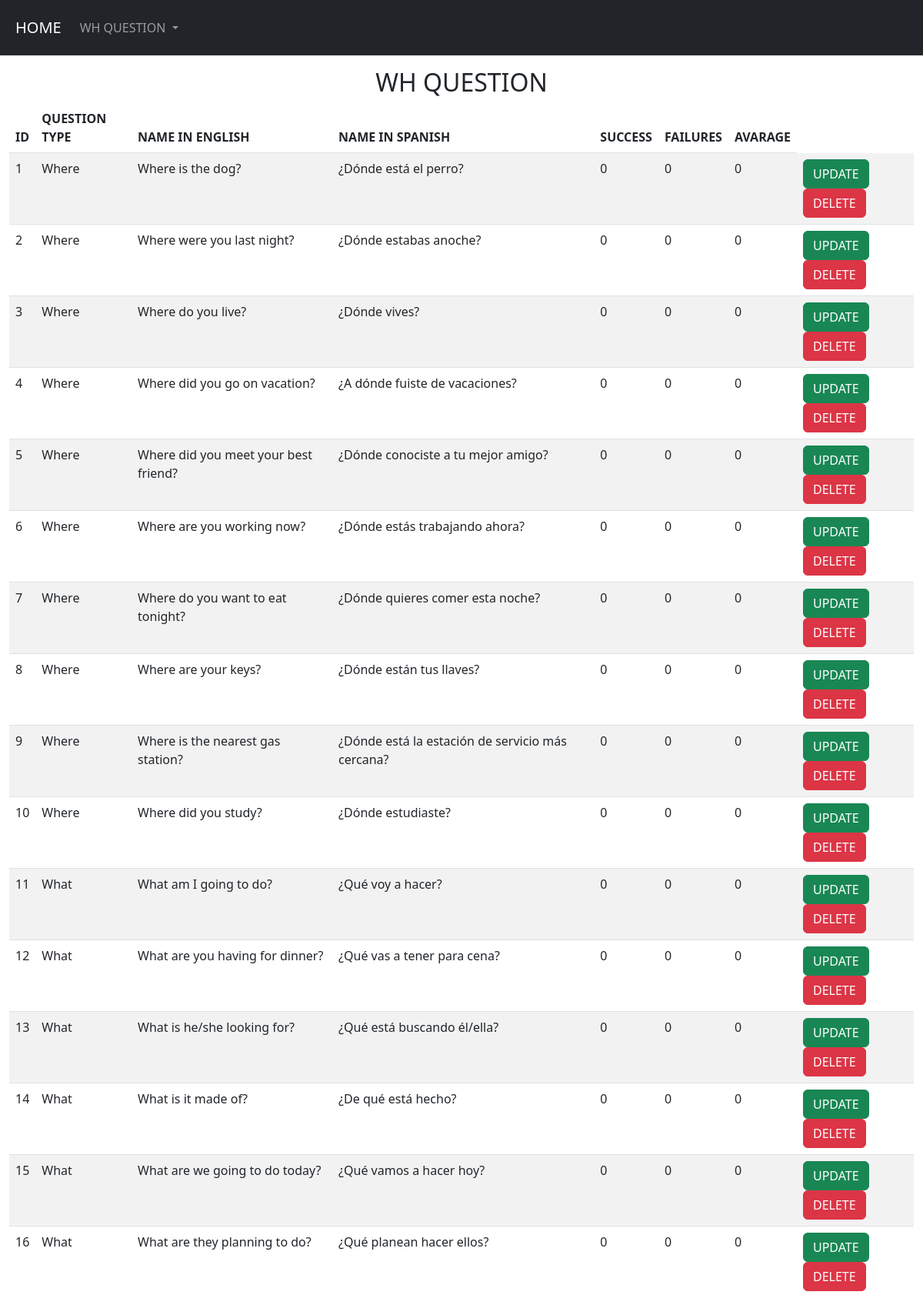
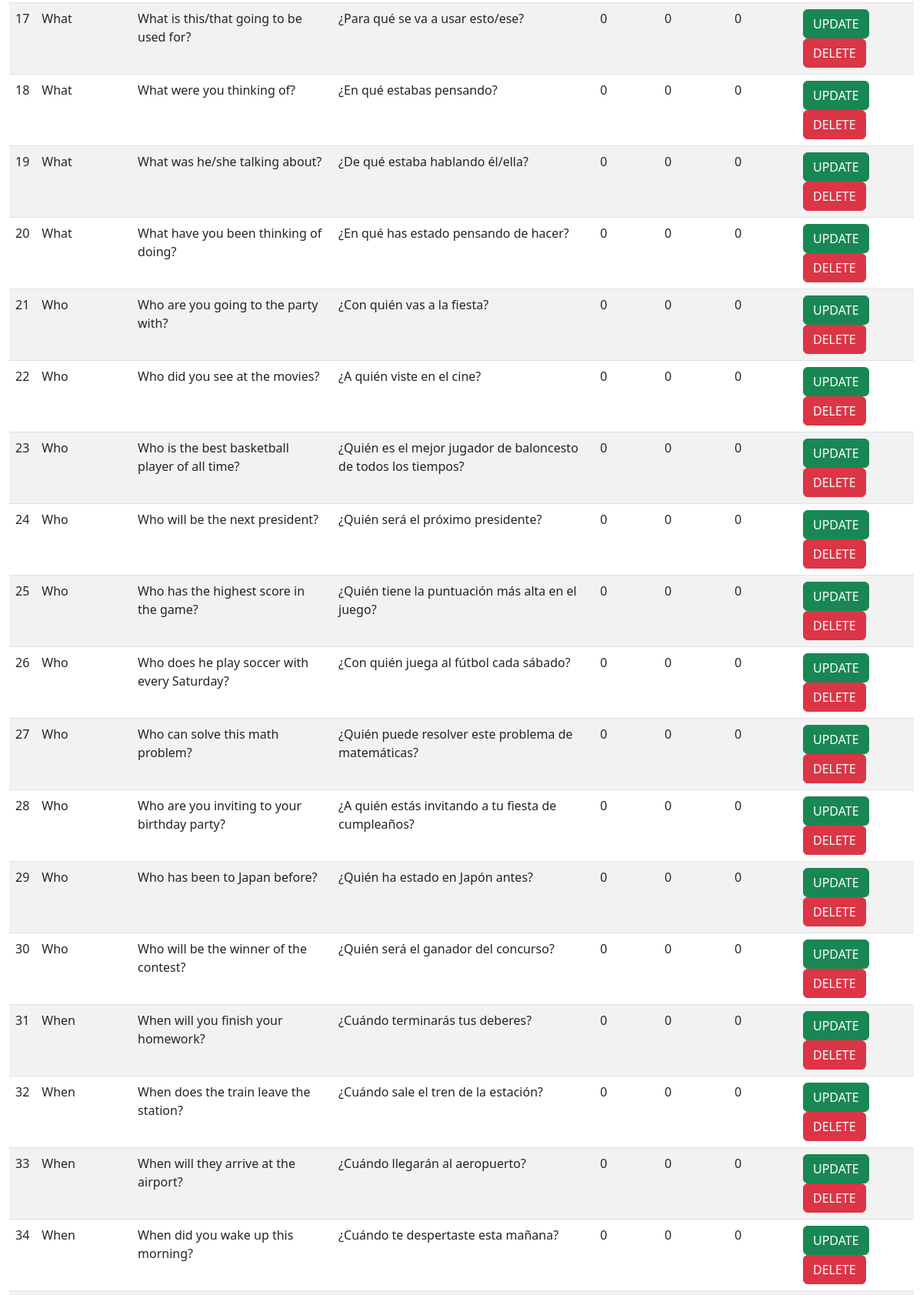
Screenshot of /view/whQuestion/index.php (upper part) with the database file from the repository (2 pictures, top to bottom).
### tables this page shows
CREATE TABLE `wh_question` (
  `id` int(10) NOT NULL,
  `question_type` varchar(50) NOT NULL,
  `name_in_english` varchar(200) NOT NULL,
  `name_in_spanish` varchar(200) NOT NULL,
  `success` int(10) NOT NULL,
  `failures` int(10) NOT NULL,
  `average` float NOT NULL
);

### Infrastructure/Connections/Mysql/Connection.php (called while the page is built, shortened)
<?php
class Connection
{
    private $host = "localhost";
    private $dbname = "grammar";
    private $user = "root";
    private $password = "";
    public function connection()
    {
        try {
            $PDO = new PDO("mysql:host=" . $this->host . ";dbname=" . $this->dbname, $this->user, $this->password);
            return $PDO;
        } catch (PDOException $e) {
            return $e->getMessage();
        }
    }
}

### Infrastructure/Controllers/WqQuestionController.php (called while the page is built, shortened)
<?php
require_once("/xampp/htdocs/grammar/src/Infrastructure/Repositories/MysqlGrammarRepository.php");
require_once("/xampp/htdocs/grammar/src/Application/ReadAllWhQuestion.php");
class WqQuestionController
{
    private $whQuestionRepository;
    public function __construct()
    {
        $this->whQuestionRepository = new MysqlGrammarRepository();
    }
    public function readAllWhQuestion()
    {
        $readService = new ReadAllWhQuestion($this->whQuestionRepository);
        return $readService->getAllWhQuestion();
    }
}

### Application/ReadAllWhQuestion.php (called while the page is built, shortened)
<?php
class ReadAllWhQuestion
{
    private $whQuestionRepository;
    public function __construct(WhQuestionRepository $whQuestionRepository)
    {
        $this->whQuestionRepository = $whQuestionRepository;
    }
    public function getAllWhQuestion()
    {
        return $this->whQuestionRepository->getAllWhQuestion();
    }
}

### Infrastructure/Repositories/MysqlGrammarRepository.php (called while the page is built, shortened)
<?php
require_once("/xampp/htdocs/grammar/src/Infrastructure/Connections/Mysql/Connection.php");
require_once("/xampp/htdocs/grammar/src/Domain/WhQuestion.php");
class MysqlGrammarRepository implements WhQuestionRepository
{
    private $PDO;
    public function __construct()
    {
        $con = new Connection();
        $this->PDO = $con->connection();
    }
    public function getAllWhQuestion(): array
    {
        $sql = "SELECT * FROM wh_question";
        $stm = $this->PDO->query($sql);
        $whQuestionList = $stm->fetchAll();
        $whQuestions = [];
        foreach ($whQuestionList as $whQuestion) {
            $whQuestions[] = new WhQuestion(
                $whQuestion['id'],
                $whQuestion['question_type'],
                $whQuestion['name_in_english'],
                $whQuestion['name_in_spanish'],
                $whQuestion['success'],
                $whQuestion['failures'],
                $whQuestion['average']
            );
        }
        return $whQuestions;
    }
}

### Domain/WhQuestion.php (called while the page is built, shortened)
<?php
class WhQuestion
{
    private $id;
    private $question_type;
    private $name_in_english;
    private $name_in_spanish;
    private $success;
    private $failures;
    private $average;
    public function __construct($id, $question_type, $name_in_english , $name_in_spanish , $success , $failures, $average)
    {
        $this->id = $id;
        $this->question_type = $question_type;
        $this->name_in_english = $name_in_english;
        $this->name_in_spanish = $name_in_spanish;
        $this->success = $success;
        $this->failures = $failures;
        $this->average = $average;
    }
    public function getId()
    {
        return $this->id;
    }
    public function getQuestionType()
    {
        return $this->question_type;
    }
    public function getNameInEnglish()
    {
        return $this->name_in_english;
    }
    public function getNameInSpanish()
    {
        return $this->name_in_spanish;
    }
    public function getSuccess()
    {
        return $this->success;
    }
    public function getFailures()
    {
        return $this->failures;
    }
    public function getAvarage()
    {
        return $this->average;
    }
}

### view/whQuestion/index.php (the view, shortened to what this page needs)
<?php
require_once("/xampp/htdocs/grammar/src/view/layouts/header.php");
require_once("/xampp/htdocs/grammar/src/Infrastructure/Controllers/WqQuestionController.php");
$controller = new WqQuestionController();
$whQuestions = $controller->readAllWhQuestion();
?>
<h2 class="text-center">WH QUESTION</h2>
<table class="table table-striped">
    <thead>
        <tr>
            <th scope="col">ID</th>
            <th scope="col">QUESTION TYPE</th>
            <th scope="col">NAME IN ENGLISH</th>
            <th scope="col">NAME IN SPANISH</th>
            <th scope="col">SUCCESS</th>
            <th scope="col">FAILURES</th>
            <th scope="col">AVARAGE</th>
        </tr>
    </thead>
    <tbody>
        <?php if ($whQuestions) : ?>
            <?php foreach ($whQuestions as $whQuestion) { ?>
                <tr>
                    <td scope="row"><?= $whQuestion->getId() ?></td>
                    <td><?= $whQuestion->getQuestionType() ?></td>
                    <td><?= $whQuestion->getNameInEnglish() ?></td>
                    <td><?= $whQuestion->getNameInSpanish() ?></td>
                    <td><?= $whQuestion->getSuccess() ?></td>
                    <td><?= $whQuestion->getFailures() ?></td>
                    <td><?= $whQuestion->getAvarage() ?></td>
                    <td>
                        <a class="btn btn-success" href="./show.php?id=<?= $whQuestion->getId() ?>">UPDATE</a>
                        <a class="btn btn-danger" href="./delete.php?id=<?= $whQuestion->getId() ?>">DELETE</a>
                    </td>
                </tr>
            <?php } ?>
        <?php endif; ?>
    </tbody>
</table>
<?php
require_once("/xampp/htdocs/grammar/src/view/layouts/footer.php");
?>

### view/layouts/header.php (shortened to what this page needs)
<!doctype html>
<html lang="en">
<head>
    <link href="https://cdn.jsdelivr.net/npm/bootstrap@5.2.3/dist/css/bootstrap.min.css" rel="stylesheet">
</head>
<body>
    <div class="container-fluid bg-dark p-2 mb-3">
        <nav class="navbar navbar-expand-lg navbar-dark bg-dark">
            <div class="container-fluid">
                <a class="navbar-brand" href="../../../../grammar/src/view/index.php">HOME</a>
                <div class="collapse navbar-collapse" id="navbarNavDropdown">
                    <ul class="navbar-nav">
                        <li class="nav-item dropdown">
                            <a class="nav-link dropdown-toggle" href="#" role="button" data-bs-toggle="dropdown" aria-expanded="false">
                                WH QUESTION
                            </a>
                        </li>
                    </ul>
                </div>
            </div>
        </nav>
    </div>
    <div class="container-fluid">

### view/layouts/footer.php (shortened to what this page needs)
</div>
</body>
</html>

### rows the page displays
wh_question: id "1", question_type "Where", name_in_english "Where is the dog?", name_in_spanish "¿Dónde está el perro?", success "0", failures "0", average "0"
wh_question: id "2", question_type "Where", name_in_english "Where were you last night?", name_in_spanish "¿Dónde estabas anoche?", success "0", failures "0", average "0"
wh_question: id "3", question_type "Where", name_in_english "Where do you live?", name_in_spanish "¿Dónde vives?", success "0", failures "0", average "0"
wh_question: id "4", question_type "Where", name_in_english "Where did you go on vacation?", name_in_spanish "¿A dónde fuiste de vacaciones?", success "0", failures "0", average "0"
wh_question: id "5", question_type "Where", name_in_english "Where did you meet your best friend?", name_in_spanish "¿Dónde conociste a tu mejor amigo?", success "0", failures "0", average "0"
wh_question: id "6", question_type "Where", name_in_english "Where are you working now?", name_in_spanish "¿Dónde estás trabajando ahora?", success "0", failures "0", average "0"
wh_question: id "7", question_type "Where", name_in_english "Where do you want to eat tonight?", name_in_spanish "¿Dónde quieres comer esta noche?", success "0", failures "0", average "0"
wh_question: id "8", question_type "Where", name_in_english "Where are your keys?", name_in_spanish "¿Dónde están tus llaves?", success "0", failures "0", average "0"
wh_question: id "9", question_type "Where", name_in_english "Where is the nearest gas station?", name_in_spanish "¿Dónde está la estación de servicio más cercana?", success "0", failures "0", average "0"
wh_question: id "10", question_type "Where", name_in_english "Where did you study?", name_in_spanish "¿Dónde estudiaste?", success "0", failures "0", average "0"
wh_question: id "11", question_type "What", name_in_english "What am I going to do?", name_in_spanish "¿Qué voy a hacer?", success "0", failures "0", average "0"
wh_question: id "12", question_type "What", name_in_english "What are you having for dinner?", name_in_spanish "¿Qué vas a tener para cena?", success "0", failures "0", average "0"
wh_question: id "13", question_type "What", name_in_english "What is he/she looking for?", name_in_spanish "¿Qué está buscando él/ella?", success "0", failures "0", average "0"
wh_question: id "14", question_type "What", name_in_english "What is it made of?", name_in_spanish "¿De qué está hecho?", success "0", failures "0", average "0"
wh_question: id "15", question_type "What", name_in_english "What are we going to do today?", name_in_spanish "¿Qué vamos a hacer hoy?", success "0", failures "0", average "0"
wh_question: id "16", question_type "What", name_in_english "What are they planning to do?", name_in_spanish "¿Qué planean hacer ellos?", success "0", failures "0", average "0"
wh_question: id "17", question_type "What", name_in_english "What is this/that going to be used for?", name_in_spanish "¿Para qué se va a usar esto/ese?", success "0", failures "0", average "0"
wh_question: id "18", question_type "What", name_in_english "What were you thinking of?", name_in_spanish "¿En qué estabas pensando?", success "0", failures "0", average "0"
wh_question: id "19", question_type "What", name_in_english "What was he/she talking about?", name_in_spanish "¿De qué estaba hablando él/ella?", success "0", failures "0", average "0"
wh_question: id "20", question_type "What", name_in_english "What have you been thinking of doing?", name_in_spanish "¿En qué has estado pensando de hacer?", success "0", failures "0", average "0"
wh_question: id "21", question_type "Who", name_in_english "Who are you going to the party with?", name_in_spanish "¿Con quién vas a la fiesta?", success "0", failures "0", average "0"
wh_question: id "22", question_type "Who", name_in_english "Who did you see at the movies?", name_in_spanish "¿A quién viste en el cine?", success "0", failures "0", average "0"
wh_question: id "23", question_type "Who", name_in_english "Who is the best basketball player of all time?", name_in_spanish "¿Quién es el mejor jugador de baloncesto de todos los tiempos?", success "0", failures "0", average "0"
wh_question: id "24", question_type "Who", name_in_english "Who will be the next president?", name_in_spanish "¿Quién será el próximo presidente?", success "0", failures "0", average "0"
wh_question: id "25", question_type "Who", name_in_english "Who has the highest score in the game?", name_in_spanish "¿Quién tiene la puntuación más alta en el juego?", success "0", failures "0", average "0"
wh_question: id "26", question_type "Who", name_in_english "Who does he play soccer with every Saturday?", name_in_spanish "¿Con quién juega al fútbol cada sábado?", success "0", failures "0", average "0"
wh_question: id "27", question_type "Who", name_in_english "Who can solve this math problem?", name_in_spanish "¿Quién puede resolver este problema de matemáticas?", success "0", failures "0", average "0"
wh_question: id "28", question_type "Who", name_in_english "Who are you inviting to your birthday party?", name_in_spanish "¿A quién estás invitando a tu fiesta de cumpleaños?", success "0", failures "0", average "0"
wh_question: id "29", question_type "Who", name_in_english "Who has been to Japan before?", name_in_spanish "¿Quién ha estado en Japón antes?", success "0", failures "0", average "0"
wh_question: id "30", question_type "Who", name_in_english "Who will be the winner of the contest?", name_in_spanish "¿Quién será el ganador del concurso?", success "0", failures "0", average "0"
wh_question: id "31", question_type "When", name_in_english "When will you finish your homework?", name_in_spanish "¿Cuándo terminarás tus deberes?", success "0", failures "0", average "0"
wh_question: id "32", question_type "When", name_in_english "When does the train leave the station?", name_in_spanish "¿Cuándo sale el tren de la estación?", success "0", failures "0", average "0"
wh_question: id "33", question_type "When", name_in_english "When will they arrive at the airport?", name_in_spanish "¿Cuándo llegarán al aeropuerto?", success "0", failures "0", average "0"
wh_question: id "34", question_type "When", name_in_english "When did you wake up this morning?", name_in_spanish "¿Cuándo te despertaste esta mañana?", success "0", failures "0", average "0"
